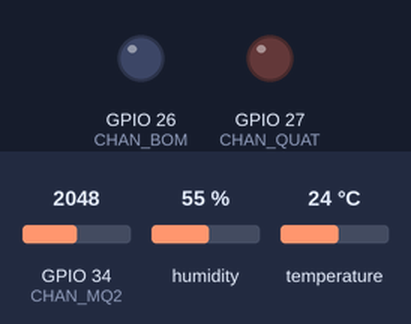
Recording of a sketch running on a simulated ESP32. Shown: output pins drawn as LEDs (lit = HIGH). The inputs (shaded band) are chosen by the test bench; at power-on: GPIO 34 (CHAN_MQ2) = 2048, humidity 55 %, temperature 24 °C (analog values on the 0–4095 scale). WiFi joins after 1.5 s; servers stay silent unless stated; random numbers use the default seed unless the sketch sets one; no MQTT or app messages arrive unless stated; what the sketch prints to the serial monitor is not drawn.

Above: at 1.2 s.
1.3 s: GPIO 34 (CHAN_MQ2) set to 3752
3.2 s: GPIO 34 (CHAN_MQ2) set to 3864
At 5.1 s:
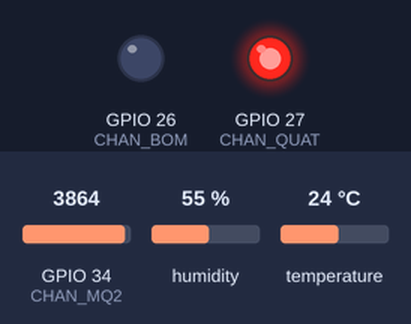
Timing chart, 0 to 6.6 s (numbered marks = the images above; inputs shaded):
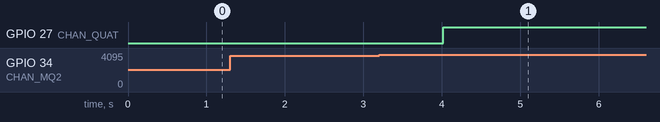

The sketch:

sketch.ino
```cpp
// Lab 3 Đề 3 - Mạch báo cháy ESP32 với FreeRTOS và MQTT

#include <Arduino.h>
#include <DHTesp.h>
#include <PubSubClient.h>
#include <WiFi.h>
#include <math.h>
#include <esp_system.h>
#include <string.h>

// Chân GPIO của cảm biến và hai LED mô phỏng bơm, quạt.
constexpr int CHAN_MQ2 = 34;
constexpr int CHAN_DHT22 = 32;
constexpr int CHAN_BOM = 26;
constexpr int CHAN_QUAT = 27;
// Mỗi đầu ra có ngưỡng bật và tắt riêng để tránh nhấp nháy gần ngưỡng.
constexpr int NGUONG_BAT_QUAT = 3800;
constexpr int NGUONG_TAT_QUAT = 3700;
constexpr float NGUONG_BAT_BOM = 55.0f;
constexpr float NGUONG_TAT_BOM = 52.0f;
constexpr uint32_t CHU_KY_DOC_MS = 2000;

// Topic và nội dung gói MQTT phải khớp với dashboard.
#define TOPIC_GOC "lab3/de3/nhom17-4f92bc"
constexpr char TOPIC_DU_LIEU[] = TOPIC_GOC "/telemetry";
constexpr char TOPIC_TRANG_THAI[] = TOPIC_GOC "/state";
constexpr char TOPIC_LENH[] = TOPIC_GOC "/command";

struct MauCamBien {
  uint32_t soThuTu;
  int gasADC;
  float nhietDo;
  bool nhietDoHopLe;
};

struct TrangThaiThietBi {
  bool thuCong;
  bool yeuCauBatBom;
  bool yeuCauBatQuat;
  bool canhBaoGas;
  bool canhBaoNhiet;
  bool nhietDoHopLe;

  bool bomDangBat() const { return canhBaoNhiet || (thuCong && yeuCauBatBom); }
  bool quatDangBat() const { return canhBaoGas || (thuCong && yeuCauBatQuat); }
};

enum class LenhDieuKhien : uint8_t { TuDong, ThuCong, BatBom, TatBom, BatQuat, TatQuat };

// Hai hàng đợi mẫu giữ bản ghi mới nhất cho hai tác vụ nhận độc lập.
QueueHandle_t hangDoiDuLieu;
QueueHandle_t hangDoiCanhBao;
QueueHandle_t hangDoiLenh;
QueueHandle_t hangDoiTrangThai;
DHTesp dht;
WiFiClient tcp;
PubSubClient mqtt(tcp);

// MQ-2 được biểu diễn theo phần trăm thang ADC 12 bit.
float phanTramGas(int gasADC) {
  return gasADC * 100.0f / 4095.0f;
}

bool kiemTraNguong(float giaTri, bool dangCanhBao, float nguongBat, float nguongTat) {
  return dangCanhBao ? giaTri > nguongTat : giaTri >= nguongBat;
}

void xuLyLenh(TrangThaiThietBi &trangThai, LenhDieuKhien lenh) {
  switch (lenh) {
    case LenhDieuKhien::TuDong:
      trangThai.thuCong = trangThai.yeuCauBatBom = trangThai.yeuCauBatQuat = false;
      break;
    case LenhDieuKhien::ThuCong:
      trangThai.thuCong = true;
      break;
    case LenhDieuKhien::BatBom:
    case LenhDieuKhien::TatBom:
      if (trangThai.thuCong) trangThai.yeuCauBatBom = lenh == LenhDieuKhien::BatBom;
      break;
    case LenhDieuKhien::BatQuat:
    case LenhDieuKhien::TatQuat:
      if (trangThai.thuCong) trangThai.yeuCauBatQuat = lenh == LenhDieuKhien::BatQuat;
      break;
  }
}

// Kiểm tra lệnh từ web rồi đưa vào hàng đợi để tác vụ cảnh báo xử lý.
void nhanLenhMQTT(char *chuDe, byte *noiDung, unsigned int doDai) {
  if (strcmp(chuDe, TOPIC_LENH) != 0) return;
  const struct { const char *tenLenh; LenhDieuKhien giaTri; } danhSachLenh[] = {
    {"AUTO", LenhDieuKhien::TuDong}, {"MANUAL", LenhDieuKhien::ThuCong},
    {"PUMP_ON", LenhDieuKhien::BatBom}, {"PUMP_OFF", LenhDieuKhien::TatBom},
    {"FAN_ON", LenhDieuKhien::BatQuat}, {"FAN_OFF", LenhDieuKhien::TatQuat}
  };
  for (const auto &muc : danhSachLenh) {
    if (doDai != strlen(muc.tenLenh) || memcmp(noiDung, muc.tenLenh, doDai) != 0) continue;
    if (xQueueSend(hangDoiLenh, &muc.giaTri, 0) != pdPASS) {
      Serial.println("[TRUYỀN] Hàng đợi lệnh đã đầy");
    }
    break;
  }
}

// Lõi 1 đọc cảm biến mỗi 2 giây và gửi cùng một mẫu đến hai hàng đợi.
void tacVuDocCamBien(void *) {
  uint32_t soThuTu = 0;
  TickType_t mocLayMau = xTaskGetTickCount();
  for (;;) {
    int tongADC = 0;
    for (int i = 0; i < 16; ++i) tongADC += analogRead(CHAN_MQ2);
    const TempAndHumidity ketQuaDHT = dht.getTempAndHumidity();
    const MauCamBien mau{++soThuTu, tongADC / 16, ketQuaDHT.temperature, isfinite(ketQuaDHT.temperature)};
    char nhietDo[32] = "LỖI ĐỌC DHT22";
    if (mau.nhietDoHopLe) snprintf(nhietDo, sizeof(nhietDo), "%.1f C", mau.nhietDo);
    Serial.printf("[ĐỌC - LÕI %d] Mẫu #%lu | Gas: %d ADC (%.1f%%) | Nhiệt độ: %s\n",
                  xPortGetCoreID(), (unsigned long)mau.soThuTu,
                  mau.gasADC, phanTramGas(mau.gasADC), nhietDo);
    xQueueOverwrite(hangDoiCanhBao, &mau);
    xQueueOverwrite(hangDoiDuLieu, &mau);
    vTaskDelayUntil(&mocLayMau, pdMS_TO_TICKS(CHU_KY_DOC_MS));
  }
}

// Lõi 1 điều khiển GPIO. Cảnh báo tự động luôn ưu tiên hơn lệnh thủ công.
void tacVuCanhBao(void *) {
  TrangThaiThietBi trangThai{};
  for (;;) {
    const TrangThaiThietBi trangThaiCu = trangThai;
    MauCamBien mau;
    bool canCapNhat = xQueueReceive(hangDoiCanhBao, &mau, pdMS_TO_TICKS(100)) == pdPASS;
    if (canCapNhat) {
      trangThai.canhBaoGas = kiemTraNguong(mau.gasADC, trangThai.canhBaoGas, NGUONG_BAT_QUAT, NGUONG_TAT_QUAT);
      trangThai.nhietDoHopLe = mau.nhietDoHopLe;
      if (mau.nhietDoHopLe) {
        trangThai.canhBaoNhiet = kiemTraNguong(mau.nhietDo, trangThai.canhBaoNhiet, NGUONG_BAT_BOM, NGUONG_TAT_BOM);
      }
    }

    LenhDieuKhien lenh;
    for (int i = 0; i < 8 && xQueueReceive(hangDoiLenh, &lenh, 0) == pdPASS; ++i) {
      xuLyLenh(trangThai, lenh);
      canCapNhat = true;
    }
    if (!canCapNhat) continue;

    digitalWrite(CHAN_BOM, trangThai.bomDangBat() ? HIGH : LOW);
    digitalWrite(CHAN_QUAT, trangThai.quatDangBat() ? HIGH : LOW);
    if (trangThaiCu.bomDangBat() != trangThai.bomDangBat() || trangThaiCu.quatDangBat() != trangThai.quatDangBat() ||
        trangThaiCu.thuCong != trangThai.thuCong) {
      Serial.printf("[CẢNH BÁO - LÕI %d] %s | Bơm: %s | Quạt: %s\n", xPortGetCoreID(),
                    trangThai.thuCong ? "Thủ công" : "Tự động",
                    trangThai.bomDangBat() ? "BẬT" : "TẮT",
                    trangThai.quatDangBat() ? "BẬT" : "TẮT");
    }
    xQueueOverwrite(hangDoiTrangThai, &trangThai);
  }
}

// Tạo JSON theo định dạng dashboard nhận. Lỗi DHT22 được gửi là null.
bool guiDuLieuMQTT(const MauCamBien &mau) {
  char nhietDo[20] = "null";
  if (mau.nhietDoHopLe) {
    snprintf(nhietDo, sizeof(nhietDo), "%.1f", mau.nhietDo);
  }
  char goiJSON[160];
  snprintf(goiJSON, sizeof(goiJSON), "{\"seq\":%lu,\"gas_adc\":%d,\"gas_pct\":%.2f,\"temp_c\":%s}",
           (unsigned long)mau.soThuTu, mau.gasADC, phanTramGas(mau.gasADC), nhietDo);
  return mqtt.publish(TOPIC_DU_LIEU, goiJSON);
}

bool guiTrangThaiMQTT(const TrangThaiThietBi &trangThai) {
  char goiJSON[160];
  snprintf(goiJSON, sizeof(goiJSON),
           "{\"mode\":\"%s\",\"pump\":%d,\"fan\":%d,\"gas_alarm\":%d,\"heat_alarm\":%d,\"temp_valid\":%d}",
           trangThai.thuCong ? "MANUAL" : "AUTO", trangThai.bomDangBat(), trangThai.quatDangBat(),
           trangThai.canhBaoGas, trangThai.canhBaoNhiet, trangThai.nhietDoHopLe);
  return mqtt.publish(TOPIC_TRANG_THAI, goiJSON);
}

// Lõi 0 phụ trách mạng để việc kết nối lại không cản trở xử lý cảnh báo.
void tacVuTruyenDuLieu(void *) {
  WiFi.mode(WIFI_STA);
  WiFi.begin("Wokwi-GUEST", "", 6);
  mqtt.setServer("broker.hivemq.com", 1883);
  mqtt.setSocketTimeout(2);
  mqtt.setCallback(nhanLenhMQTT);

  char maThietBi[24];
  snprintf(maThietBi, sizeof(maThietBi), "lab3-fire-%08lx", (unsigned long)esp_random());
  uint32_t lanThuWiFi = millis();
  uint32_t lanThuMQTT = millis() - 5000;
  MauCamBien mau{};
  TrangThaiThietBi trangThai{};
  bool choGuiDuLieu = false;
  bool choGuiTrangThai = false;

  for (;;) {
    const uint32_t hienTai = millis();
    if (WiFi.status() != WL_CONNECTED) {
      if (hienTai - lanThuWiFi >= 12000) {
        lanThuWiFi = hienTai;
        tcp.stop();
        WiFi.reconnect();
      }
    } else {
      if (!mqtt.connected() && hienTai - lanThuMQTT >= 5000) {
        lanThuMQTT = hienTai;
        if (mqtt.connect(maThietBi) && mqtt.subscribe(TOPIC_LENH)) {
          Serial.printf("[TRUYỀN - LÕI %d] Đã kết nối Wi-Fi và MQTT\n", xPortGetCoreID());
        } else {
          Serial.printf("[TRUYỀN] Chưa kết nối được MQTT, mã lỗi %d\n", mqtt.state());
          tcp.stop();
        }
      }
      if (mqtt.connected() && mqtt.loop()) {
        if (xQueueReceive(hangDoiDuLieu, &mau, 0) == pdPASS) choGuiDuLieu = true;
        if (xQueueReceive(hangDoiTrangThai, &trangThai, 0) == pdPASS) choGuiTrangThai = true;
        if (choGuiDuLieu && guiDuLieuMQTT(mau)) choGuiDuLieu = false;
        if (choGuiTrangThai && guiTrangThaiMQTT(trangThai)) choGuiTrangThai = false;
      }
    }
    vTaskDelay(pdMS_TO_TICKS(30));
  }
}

// Khởi tạo phần cứng, hàng đợi và gán từng tác vụ vào lõi CPU.
void setup() {
  Serial.begin(115200);
  pinMode(CHAN_BOM, OUTPUT);
  pinMode(CHAN_QUAT, OUTPUT);
  digitalWrite(CHAN_BOM, LOW);
  digitalWrite(CHAN_QUAT, LOW);
  analogReadResolution(12);
  dht.setup(CHAN_DHT22, DHTesp::DHT22);

  hangDoiDuLieu = xQueueCreate(1, sizeof(MauCamBien));
  hangDoiCanhBao = xQueueCreate(1, sizeof(MauCamBien));
  hangDoiLenh = xQueueCreate(8, sizeof(LenhDieuKhien));
  hangDoiTrangThai = xQueueCreate(1, sizeof(TrangThaiThietBi));
  if (!hangDoiDuLieu || !hangDoiCanhBao || !hangDoiLenh || !hangDoiTrangThai) {
    Serial.println("[KHỞI ĐỘNG] Không tạo được hàng đợi");
    return;
  }
  if (xTaskCreatePinnedToCore(tacVuCanhBao, "CanhBao", 4096, nullptr, 3, nullptr, 1) != pdPASS ||
      xTaskCreatePinnedToCore(tacVuDocCamBien, "DocCamBien", 4096, nullptr, 2, nullptr, 1) != pdPASS ||
      xTaskCreatePinnedToCore(tacVuTruyenDuLieu, "TruyenDuLieu", 6144, nullptr, 1, nullptr, 0) != pdPASS) {
    Serial.println("[KHỞI ĐỘNG] Không tạo được tác vụ");
  }
}

// Công việc chính do các tác vụ FreeRTOS thực hiện.
void loop() {
  vTaskDelay(pdMS_TO_TICKS(1000));
}
```

Measured:
- the behaviour switches between 3799 and 3800 on GPIO 34 (CHAN_MQ2) (found by bisection; images 0 and 1)
- after the input at 1.3 s, every drawn part: stays the same
- after the input at 3.2 s, GPIO 27 (CHAN_QUAT): LOW → HIGH after 0.81 s
